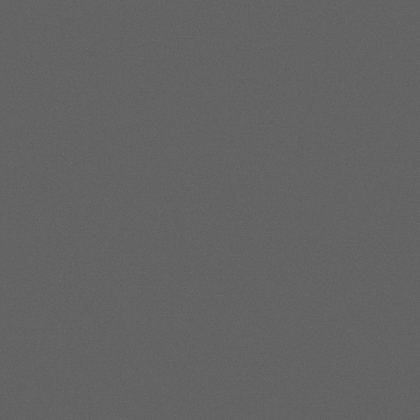
%> input picture balanced_dark_1us-02.tif, 420 x 420 px, shrunk from 1024 x 1024 before the run
$ octave shape_estimate.m   (GNU Octave 9; MATLAB toolbox functions it lacks are replaced by stand-ins)
%> lines starting %> are read from the running program, lines starting %| are printed output that depends on the picture


filename='balanced_dark_1us-02.tif';


numimgs = size(imfinfo(filename),1);

bmean=zeros(1,numimgs);
maxpccValShapePar=zeros(1,numimgs);
for k=1:numimgs

finIm=imread(filename,k);
%> finIm is the input picture: size 420x420 uint16; min 84, max 118, mean 100.2
finIm=double(finIm);
%> finIm: size 420x420 double
%bmean(k)=mean(finIm(:));
qf = @(p,s) 1./s.*(p.^(s)-(1-p).^(s));
qflogistic = @(p,s) log(p./(1-p));
p=0.01:0.01:0.99;
offset=mean(finIm(:));
%> offset = 100.2
quantileImage = quantile(finIm(:)-mean(finIm(:)),p);
%> quantileImage = 99 values from -5.16 to 4.84

s = -0.95:0.005:0.95;

pccS = zeros(1,length(s));
for i=1:length(s)
    if s(i)==0
        quantileTheoretical = qflogistic(p,s(i));
    else
        quantileTheoretical = qf(p,s(i));
    end


  pccS(i) = zscore(quantileImage,1)*zscore(quantileTheoretical',1)/length(quantileTheoretical);

end
%> after the loop, pccS = 381 values, max 0.99 at index 213, min 0.773 at index 1, mean 0.949; quantileTheoretical = 99 values from -1.03 to 1.03


[value,position] =max(pccS);
%> value = 0.99; position = 213

maxpccValShapePar(k) = s(position);
end

%  figure,plot(s,pccS,'LineWidth',4)
%  xlabel('Shape parmeter','Interpreter','latex','FontSize',15)
% ylabel('PCC score','Interpreter','latex','FontSize',15)


figure;


plot(s,pccS,'LineWidth',4)
hold on
plot(ones(1,13)*maxpccValShapePar(k),0.7:0.025:1,'--')
xlabel('$\lambda_{TL}$','Interpreter','latex','FontSize',15)
ylabel('PCC score','Interpreter','latex','FontSize',15)


title('\lambda_{TL}=0.0517')
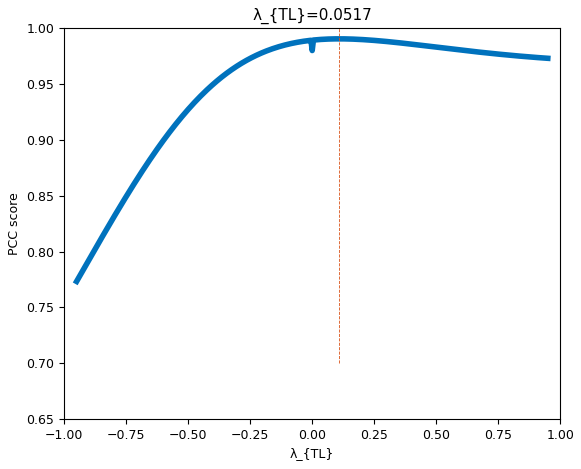
%> figure redrawn from the program's plot data; curve peaks at x = 0.11, y = 0.99
